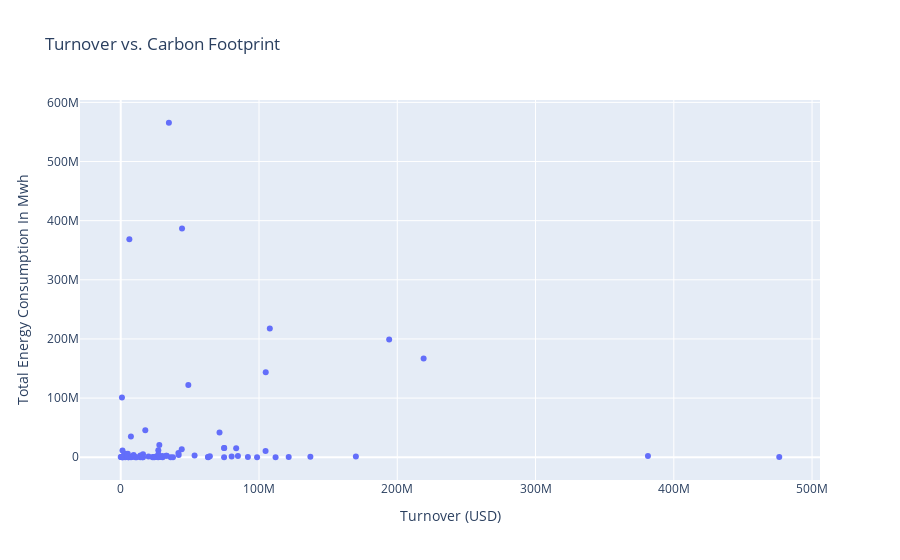

Notebook code cell kept with this figure:
### Markdown cell above
The chart shows a ranking of companies based on their carbon footprint in relation to their enterprise value, measured in US dollars. It is a combined bar chart with logarithmic scaling, showing the five companies with the highest carbon footprint (on the left, marked in pink) and the five companies with the lowest (on the right, marked in different shades of blue).

On the Y-axis, the 'Carbon Footprint per Enterprise Value (USD)' is plotted, which varies over a wide range from 0.01 to over 10,000 USD. The X-axis lists the names of the respective companies.
The company with the highest carbon footprint per enterprise value is "ORIGIN ENTERPRISES PLC" with a very high value compared to the other companies listed. On the other side of the spectrum are companies such as "NOS, SGPS, SA" and "PROSUS", which have a very low carbon footprint per enterprise value.

The realisation from this illustration could be that the range in carbon footprint varies considerably between different companies. The company "ORIGIN ENTERPRISES PLC" could be seen as a significantly higher environmental risk or a company that is not efficient in its use of resources, compared to "PROSUS", which has a lower environmental impact as measured by the ratio of greenhouse gas emissions to enterprise value.

### Code cell
# Plot 2: Turnover vs. Carbon Footprint
fig2 = px.scatter(df_pollution, x='Turnover In Eur', y='Total Energy Consumption In Mwh', 
                  hover_name='Name', 
                  title='Turnover vs. Carbon Footprint',
                  labels={'Turnover In Eur': 'Turnover (USD)', 
                          'Carbon Footprint per EV USD': 'Carbon Footprint per EV (USD)'},
                   hover_data={'Subsector': True},)
fig2.update_layout(xaxis_type="linear", yaxis_type="linear",
                   xaxis_title="Turnover (USD)",
                   yaxis_title="Total Energy Consumption In Mwh")
fig2.show()

### Figure 1 — Plotly figure (JSON) as saved in the notebook; plotly's stock layout.template omitted (floating-point values rounded to 4 significant figures)
{"data": [{"customdata": [["40501025, Hotels and Motels"], ["55102010, Iron and Steel"], ["30302010, Full Line Insurance"], ["10101010, Computer Services"], ["10101015, Software"], ["50205015, Transaction Processing Services"], ["65102000, Multi-utilities"], ["20102015, Medical Supplies"], ["20102020, Medical Services"], ["40204020, Clothing and Accessories"], ["40204035, Cosmetics"], ["50202010, Electrical Components"], ["40204020, Clothing and Accessories"], ["45101015, Distillers and Vintners"], ["40301020, Media Agencies"], ["40101020, Automobiles"], ["50101035, Building Materials: Other"], ["50202010, Electrical Components"], ["40101020, Automobiles"], ["40101020, Automobiles"], ["10102010, Semiconductors"], ["50205020, Professional Business Support Services"], ["60101000, Integrated Oil and Gas"], ["35102045, Retail REITs"], ["65102030, Water"], ["50101010, Construction"], ["40301035, Radio and TV Broadcasters"], ["30301010, Life Insurance"], ["10102020, Production Technology Equipment"], ["10102010, Semiconductors"], ["45101010, Brewers"], ["55201020, Specialty Chemicals"], ["15102015, Telecommunications Services"], ["30301010, Life Insurance"], ["10101020, Consumer Digital Services"], ["40301030, Publishing"], ["60101000, Integrated Oil and Gas"], ["45101010, Brewers"], ["35102010, Health Care REITs"], ["40101010, Auto Services"], ["20103010, Biotechnology"], ["55201000, Chemicals: Diversified"], ["20103015, Pharmaceuticals"], ["55201020, Specialty Chemicals"], ["35102020, Industrial REITs"], ["55101015, Paper"], ["50203030, Containers and Packaging"], ["50206040, Delivery Services"], ["65101010, Alternative Electricity"], ["65101010, Alternative Electricity"], ["65101010, Alternative Electricity"], ["45201010, Food Retailers and Wholesalers"], ["50101010, Construction"], ["15102015, Telecommunications Services"], ["65101015, Conventional Electricity"], ["45201010, Food Retailers and Wholesalers"], ["55101015, Paper"], ["40501025, Hotels and Motels"], ["55102000, General Mining"], ["50101035, Building Materials: Other"], ["45102010, Farming, Fishing, Ranching and Plantations"], ["60101010, Oil: Crude Producers"], ["50206030, Marine Transportation"], ["50203000, Diversified Industrials"], ["45102010, Farming, Fishing, Ranching and Plantations"], ["50206030, Marine Transportation"], ["60102020, Renewable Energy Equipment"], ["10102010, Semiconductors"], ["55102035, Aluminum"], ["45102020, Food Products"], ["60101030, Oil Equipment and Services"], ["45102010, Farming, Fishing, Ranching and Plantations"], ["60101030, Oil Equipment and Services"], ["15102015, Telecommunications Services"], ["50204000, Machinery: Industrial"], ["60101015, Offshore Drilling and Other Services"], ["20102015, Medical Supplies"], ["60101000, Integrated Oil and Gas"], ["65101010, Alternative Electricity"], ["65102000, Multi-utilities"], ["65102020, Gas Distribution"], ["50201020, Defense"], ["30301010, Life Insurance"], ["50202010, Electrical Components"], ["60101035, Pipelines"], ["15102015, Telecommunications Services"], ["65101015, Conventional Electricity"], ["30302010, Full Line Insurance"]], "hovertemplate": "<b>%{hovertext}</b><br><br>Turnover (USD)=%{x}<br>Total Energy Consumption In Mwh=%{y}<br>Subsector=%{customdata[0]}<extra></extra>", "hovertext": ["Accor", "Arcelormittal Sa", "Axa", "Capgemini", "Dassault Systemes", "Edenred", "Engie", "Essilorluxottica", "Eurofins Scient.", "Kering", "L'oreal", "Legrand", "Lvmh", "Pernod Ricard", "Publicis Groupe SA", "Renault", "Saint Gobain", "Schneider Electric SE", "Stellantis Nv", "Stellantis", "Stmicroelectronics", "Teleperformance", "Totalenergies", "Unibail-rodamco-westfield", "Veolia Environ.", "Vinci", "Vivendi Se", "Aegon", "Asml Holding", "Be Semiconductor Industries N.V.", "Heineken", "Imcd", "Kpn Kon", "Nn Group", "Prosus", "Relx", "Shell Plc", "Ab Inbev", "Cofinimmo", "D'ieteren Group", "Galapagos", "Solvay", "Ucb", "Umicore", "Warehouses De PAUW", "Altri Sgps", "Corticeira Amorim-sgps", "Ctt-correios De PORTUGAL, SA", "Edp", "Edp Renovaveis", "Greenvolt Energias RENOVAVEIS S.A.", "J.martins,sgps", "Mota Engil", "Nos, Sgps, SA", "Ren", "Sonae", "The Navigator COMP", "Dalata Hotel GROUP PLC", "Kenmare Resources PLC", "Kingspan Group PLC", "Origin Enterprises PLC", "Aker Bp", "Golden Ocean GROUP", "Kongsberg Gruppen", "Mowi", "Mpc Container SHIPS", "Nel", "Nordic Semiconductor", "Norsk Hydro", "Orkla", "Pgs", "Salmar", "Subsea 7", "Telenor", "Tomra Systems", "Vår Energi ASA", "Amplifon", "Eni", "Erg", "Hera", "Italgas", "Leonardo", "Poste Italiane", "Prysmian", "Snam", "Telecom Italia", "Terna", "Unipol"], "legendgroup": "", "marker": {"color": "#636efa", "symbol": "circle"}, "mode": "markers", "name": "", "orientation": "v", "showlegend": false, "type": "scatter", "x": [44120000.0, 44320000.0, 121500000.0, 98610000.0, 63240000.0, 27180000.0, 107800000.0, 84750000.0, 25410000.0, 91960000.0, 137200000.0, 63080000.0, 381300000.0, 64450000.0, 37800000.0, 41910000.0, 71450000.0, 170100000.0, 74800000.0, 74800000.0, 53410000.0, 23450000.0, 219100000.0, 24220000.0, 48900000.0, 104700000.0, 24220000.0, 30290000.0, 476300000.0, 74760000.0, 41710000.0, 23080000.0, 34830000.0, 36140000.0, 112000000.0, 27020000.0, 194100000.0, 83480000.0, 6297000.0, 7432817, 5548000.0, 7361000.0, 29460000.0, 9185000.0, 6229126, 2550000.0, 353100.0, 871300.0, 27910000.0, 15710000.0, 2188000.0, 30040000.0, 4904000.0, 2373000.0, 2015000.0, 2139000.0, 1264000.0, 3252000.0, 10010.0, 25170000.0, 632900.0, 16084259, 3527000.0, 5626000.0, 8722074, 5118000.0, 1409000.0, 1436000.0, 17755927, 5100000.0, 1853008, 4453000.0, 4725000.0, 14213886, 4588000.0, 7863000.0, 16120000.0, 104900000.0, 10620000.0, 9303000.0, 14210000.0, 80210000.0, 20090000.0, 32770000.0, 27230000.0, 33290000.0, 28060000.0, 11480000.0], "xaxis": "x", "y": [13712000, 386666976, 223638, 201053, 82766, 11713829, 217479000, 2149000, 742007, 351130, 935591, 384000, 1939763, 1635242, 111864, 3884241, 41854000, 1201276, 15494891, 15494891, 2879000.0, 317975, 167000000, 592834, 122000000, 10686843, 155136, 40744, 480300.0, 22000, 7009000, 35610.0, 565556008, 33000, 94795, 110750, 199000000, 15400000.0, 260619, 453.3, 18687, 35277806, 259100.0, 2028000.0, 368487596, 4707000.0, 504400.0, 101000000.0, 20790000.0, 111200.0, 2677000.0, 2081000.0, 1887000.0, 212772, 994300.0, 806100.0, 11430000.0, 138700.0, 435903, 836500, 12314, 5085000.0, 5968000.0, 174434, 910800.0, 5931000.0, 16729, 5177, 45700000, 1005000, 1061000, 293900.0, 2173000.0, 2791000, 2159283, 980900.0, 67190.0, 143600000.0, 22000, 3981000.0, 131100.0, 1475000.0, 1088000.0, 2675000.0, 4900000.0, 2671000, 257900.0, 147400.0], "yaxis": "y"}], "layout": {"legend": {"tracegroupgap": 0}, "title": {"text": "Turnover vs. Carbon Footprint"}, "xaxis": {"anchor": "y", "domain": [0, 1], "title": {"text": "Turnover (USD)"}, "type": "linear"}, "yaxis": {"anchor": "x", "domain": [0, 1], "title": {"text": "Total Energy Consumption In Mwh"}, "type": "linear"}}}
